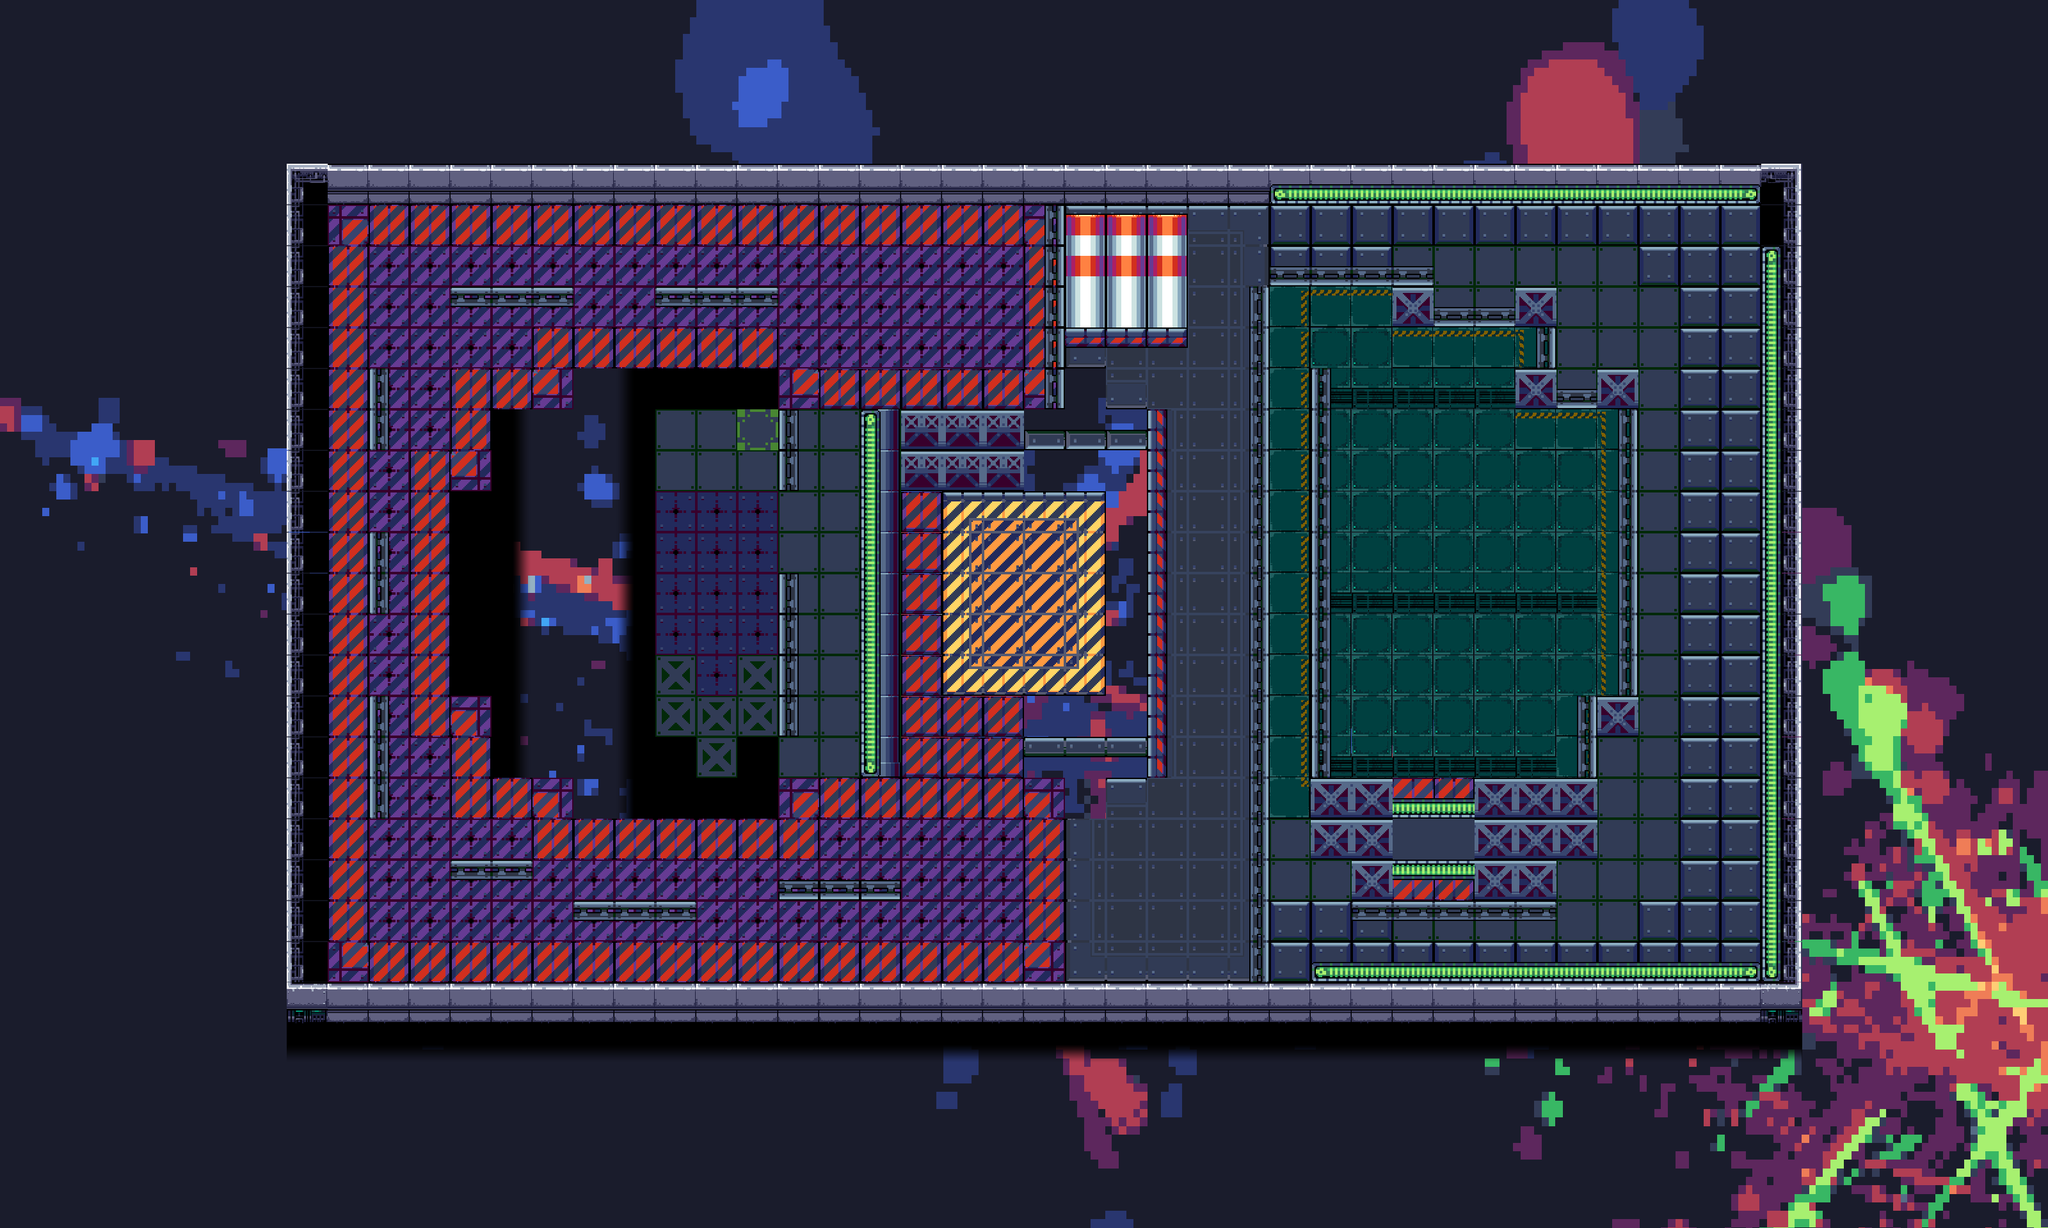

Tiled map render using the project's own tile images. Description and the map definition, with tile-layer contents summarised, below:
An orthogonal 50x30 tile map with 64x64 px tiles, 6 tile layers (Background, Tile Layer 7, Ground, Walls, ...), 1 hidden layer not drawn, 3 tilesets and 96 objects (50x wall, 10x block, 9x +, 8x -, 4x zombiex, ...).

<map version="1.9" tiledversion="1.9.2" orientation="orthogonal" renderorder="right-down" width="50" height="30" tilewidth="64" tileheight="64" infinite="0" nextlayerid="16" nextobjectid="248">
 <tileset firstgid="1" source="../img/lvl2_bg.tsx" />
 <tileset firstgid="1501" source="../img/final_tilemap.tsx" />
 <tileset firstgid="1726" source="../img/final_tilemap_2.tsx" />
 <layer id="1" name="Background" width="50" height="30">
  <data>[1500 cells, 1500 non-empty, 1500 distinct tile ids]</data>
 </layer>
 <layer id="13" name="Tile Layer 7" width="50" height="30">
  <data>[1500 cells, 33 non-empty, 2 distinct tile ids]</data>
 </layer>
 <group id="10" name="Group 1">
  <layer id="3" name="Ground" width="50" height="30">
   <data>[1500 cells, 644 non-empty, 47 distinct tile ids]</data>
  </layer>
  <layer id="4" name="Walls" width="50" height="30" locked="1">
   <data>[1500 cells, 126 non-empty, 10 distinct tile ids]</data>
  </layer>
  <layer id="11" name="Map Objects" width="50" height="30">
   <data>[1500 cells, 235 non-empty, 24 distinct tile ids]</data>
  </layer>
  <layer id="5" name="Corners" width="50" height="30">
   <data>[1500 cells, 5 non-empty, 4 distinct tile ids]</data>
  </layer>
  <layer id="2" name="Invicible Walls" width="50" height="30" visible="0">
   <data>[1500 cells, 55 non-empty, 1 distinct tile ids]</data>
  </layer>
 </group>
 <objectgroup id="12" name="Object Layer 1">
  <object id="95" name="wall" x="2752" y="256" width="64" height="1344" />
  <object id="96" name="wall" x="448" y="1536" width="2304" height="64" />
  <object id="97" name="wall" x="448" y="256" width="64" height="1280" />
  <object id="98" name="wall" x="448" y="256" width="2304" height="64" />
  <object id="99" name="wall" x="1664" y="320" width="192" height="192" />
  <object id="100" name="wall" x="1408" y="640" width="192" height="128" />
  <object id="102" name="wall" x="1344" y="640" width="64" height="576" />
  <object id="103" name="wall" x="2112" y="1216" width="64" height="192" />
  <object id="104" name="wall" x="2048" y="1216" width="64" height="128" />
  <object id="105" name="wall" x="2432" y="1216" width="64" height="128" />
  <object id="106" name="wall" x="2304" y="1216" width="128" height="192" />
  <object id="107" name="wall" x="2496" y="1088" width="64" height="64" />
  <object id="108" name="wall" x="2496" y="576" width="64" height="64" />
  <object id="109" name="wall" x="2368" y="576" width="64" height="64" />
  <object id="110" name="wall" x="2368" y="448" width="64" height="64" />
  <object id="111" name="wall" x="2176" y="448" width="64" height="64" />
  <object id="112" name="wall" x="2048" y="576" width="32" height="640" />
  <object id="113" name="wall" x="2112" y="1408" width="320" height="32" />
  <object id="114" name="wall" x="2528" y="640" width="32" height="448" />
  <object id="115" name="wall" x="2464" y="1088" width="32" height="128" />
  <object id="116" name="wall" x="2432" y="608" width="64" height="32" />
  <object id="117" name="wall" x="2400" y="512" width="32" height="64" />
  <object id="118" name="wall" x="896" y="1216" width="320" height="64" />
  <object id="119" name="wall" x="896" y="576" width="128" height="640" />
  <object id="120" name="wall" x="768" y="640" width="128" height="576" />
  <object id="121" name="wall" x="704" y="768" width="64" height="320" />
  <object id="122" name="wall" x="1024" y="576" width="192" height="64" />
  <object id="123" name="wall" x="1152" y="1152" width="64" height="64" />
  <object id="124" name="wall" x="1024" y="1152" width="64" height="64" />
  <object id="125" name="wall" x="576" y="576" width="32" height="128" />
  <object id="126" name="wall" x="576" y="832" width="32" height="128" />
  <object id="127" name="wall" x="576" y="1088" width="32" height="192" />
  <object id="128" name="wall" x="704" y="1344" width="128" height="32" />
  <object id="129" name="wall" x="896" y="1408" width="192" height="32" />
  <object id="130" name="wall" x="1216" y="1376" width="192" height="32" />
  <object id="131" name="wall" x="1600" y="640" width="192" height="128" />
  <object id="132" name="wall" x="1728" y="768" width="64" height="448" />
  <object id="133" name="wall" x="1664" y="1088" width="64" height="192" />
  <object id="134" name="wall" x="1600" y="1088" width="64" height="128" />
  <object id="135" name="wall" x="1632" y="320" width="32" height="320" />
  <object id="136" name="wall" x="1664" y="576" width="64" height="64" />
  <object id="137" name="wall" x="1664" y="512" width="192" height="32" />
  <object id="138" name="wall" x="1024" y="448" width="192" height="32" />
  <object id="139" name="wall" x="704" y="448" width="192" height="32" />
  <object id="140" name="wall" x="1984" y="416" width="256" height="32" />
  <object id="141" name="wall" x="1952" y="448" width="32" height="1088" />
  <object id="142" name="wall" x="2240" y="480" width="128" height="32" />
  <object id="143" name="finish" x="2176" y="1280" width="128" height="64">
   <ellipse />
  </object>
  <object id="144" name="player" x="1094" y="980.33" width="50" height="75" />
  <object id="145" name="chest" x="1558" y="886.667" width="80" height="80" />
  <object id="171" name="block" x="1232" y="1168" width="32" height="32" />
  <object id="172" name="block" x="1296" y="1168" width="32" height="32" />
  <object id="175" name="wall" x="1792" y="640" width="32" height="576" />
  <object id="176" name="zombiex" x="2177.33" y="704" width="59" height="64" />
  <object id="177" name="zombiex" x="2370.67" y="828.667" width="59" height="64" />
  <object id="178" name="zombiex" x="2178.67" y="956" width="59" height="64" />
  <object id="179" name="zombiex" x="2306.67" y="1084.67" width="59" height="64" />
  <object id="180" name="block" x="1872" y="1232" width="32" height="32" />
  <object id="181" name="block" x="1808" y="1232" width="32" height="32" />
  <object id="182" name="block" x="1808" y="1296" width="32" height="32" />
  <object id="183" name="block" x="1872" y="1296" width="32" height="32" />
  <object id="184" name="block" x="1808" y="1360" width="32" height="32" />
  <object id="185" name="block" x="1744" y="1360" width="32" height="32" />
  <object id="186" name="block" x="1744" y="1424" width="32" height="32" />
  <object id="187" name="block" x="1808" y="1424" width="32" height="32" />
  <object id="190" name="wall" x="1216" y="640" width="32" height="128" />
  <object id="191" name="wall" x="1215.81" y="896" width="32" height="256" />
  <object id="246" name="radio" x="1553" y="399" width="32" height="32" />
  <object id="247" name="radiofinal" x="2446.33" y="657" width="32" height="32" />
 </objectgroup>
 <objectgroup id="14" name="Object Layer 2" />
 <objectgroup id="15" name="Object Layer 3">
  <object id="219" name="1" x="1160.33" y="648.5" width="48" height="48" />
  <object id="220" name="1" x="1224.33" y="456.5" width="48" height="48" />
  <object id="221" name="+" x="1224.33" y="584.5" width="48" height="48" />
  <object id="222" name="+" x="1096.33" y="520.5" width="48" height="48" />
  <object id="223" name="-" x="1096.33" y="392.5" width="48" height="48" />
  <object id="224" name="2" x="904.333" y="456.5" width="48" height="48" />
  <object id="225" name="3" x="584.333" y="520.5" width="48" height="48" />
  <object id="226" name="4" x="584.333" y="776.5" width="48" height="48" />
  <object id="227" name="5" x="586.333" y="1034.5" width="48" height="48" />
  <object id="228" name="6" x="586.333" y="1352.5" width="48" height="48" />
  <object id="229" name="7" x="840.333" y="1416.5" width="48" height="48" />
  <object id="230" name="8" x="1160.33" y="1352.5" width="48" height="48" />
  <object id="231" name="9" x="1480.33" y="1288.5" width="48" height="48" />
  <object id="232" name="+" x="776.333" y="520.5" width="48" height="48" />
  </objectgroup>
</map>
<!-- 13 of 96 objects omitted -->
